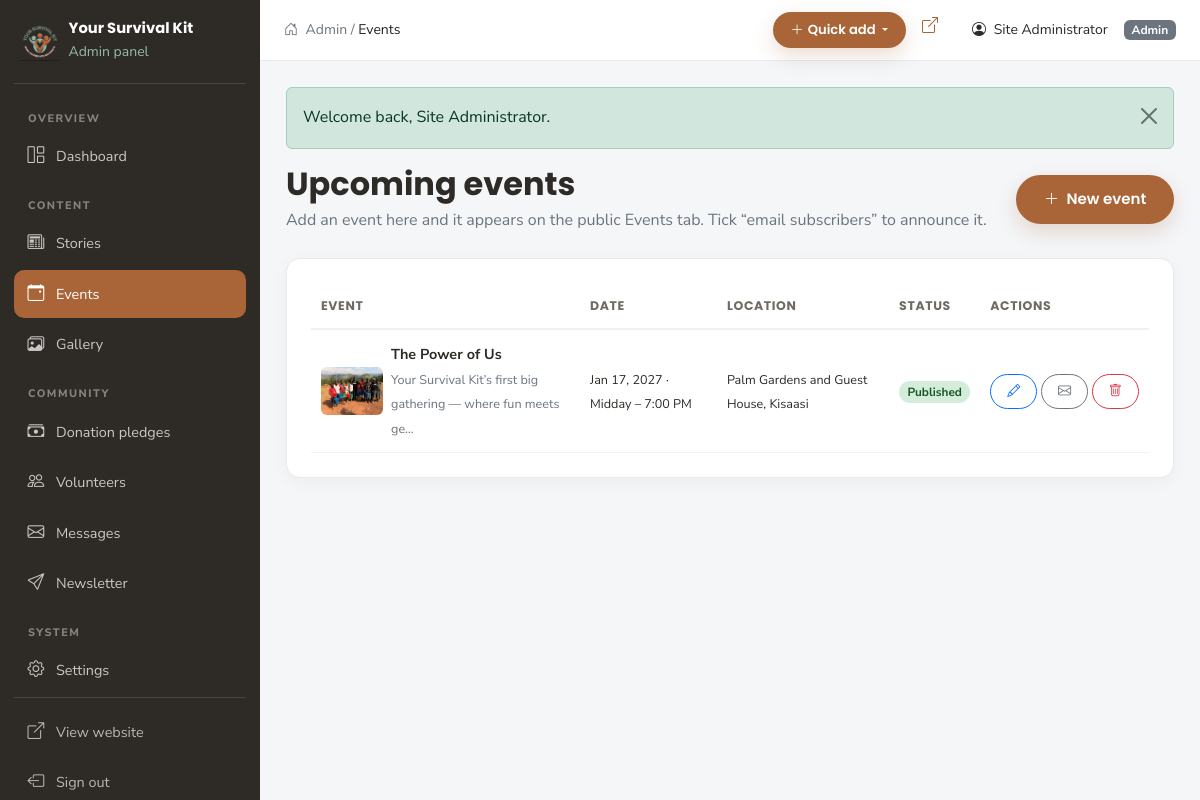
The page /admin/events.php (signed in) on the database its author committed.
### tables this page shows
CREATE TABLE IF NOT EXISTS events (
  id          INT UNSIGNED AUTO_INCREMENT PRIMARY KEY,
  title       VARCHAR(180) NOT NULL,
  description TEXT,
  event_date  DATE NOT NULL,
  event_time  VARCHAR(60) DEFAULT NULL,
  location    VARCHAR(180) DEFAULT NULL,
  image       VARCHAR(255) DEFAULT NULL,
  status      ENUM('draft','published') NOT NULL DEFAULT 'published',
  created_at  TIMESTAMP NOT NULL DEFAULT CURRENT_TIMESTAMP,
  updated_at  TIMESTAMP NOT NULL DEFAULT CURRENT_TIMESTAMP ON UPDATE CURRENT_TIMESTAMP,
  KEY idx_date (event_date),
  KEY idx_status (status)
);

### includes/config.php (called while the page is built, shortened)
<?php
function url(string $path = ''): string
{
    return BASE_URL . ltrim($path, '/');
}
function asset(string $path): string
{
    return url('assets/' . ltrim($path, '/'));
}

### includes/auth.php (called while the page is built, shortened)
<?php
require_once __DIR__ . '/functions.php';
function current_admin(): array
{
    global $pdo;
    $stmt = $pdo->prepare('SELECT id, name, email, role FROM admin_users WHERE id = ? LIMIT 1');
    $stmt->execute([$_SESSION['admin_id'] ?? 0]);
    $admin = $stmt->fetch() ?: ['id' => 0, 'name' => 'Administrator', 'email' => '', 'role' => 'admin'];
    return $admin;
}

### admin/events.php (the view, shortened to what this page needs)
<?php
$adminActive = 'events.php';
$pageTitle   = 'Events';
require_once __DIR__ . '/includes/header.php';
$action = $_GET['action'] ?? 'list';
$event = [
    'id' => 0, 'title' => '', 'description' => '', 'event_date' => date('Y-m-d'),
    'event_time' => '', 'location' => '', 'image' => null, 'status' => 'published',
];
if ($action === 'new' || $action === 'edit'): ?>
  <div class="d-flex justify-content-between align-items-center mb-4">
    <h2><?= $action === 'edit' ? 'Edit event' : 'New event' ?></h2>
    <a href="<?= e(url('admin/events.php')) ?>" class="btn btn-outline-secondary btn-sm"><i class="bi bi-arrow-left me-1"></i> All events</a>
  </div>
  <form method="post" action="<?= e(url('admin/events.php')) ?>" enctype="multipart/form-data" class="admin-card">
    <?php csrf_field(); ?>
    <input type="hidden" name="do" value="save">
    <input type="hidden" name="id" value="<?= (int) $event['id'] ?>">
    <div class="row g-3">
      <div class="col-lg-8">
        <label class="form-label" for="title">Event title *</label>
        <input class="form-control" id="title" name="title" value="<?= e($_POST['title'] ?? $event['title']) ?>" required>
      </div>
      <div class="col-md-4">
        <label class="form-label" for="status">Status</label>
        <select class="form-select" id="status" name="status">
          <option value="published" <?= ($_POST['status'] ?? $event['status']) === 'published' ? 'selected' : '' ?>>Published</option>
          <option value="draft" <?= ($_POST['status'] ?? $event['status']) === 'draft' ? 'selected' : '' ?>>Draft</option>
        </select>
      </div>
      <div class="col-md-4">
        <label class="form-label" for="event_date">Date *</label>
        <input type="date" class="form-control" id="event_date" name="event_date" value="<?= e($_POST['event_date'] ?? $event['event_date']) ?>" required>
      </div>
      <div class="col-md-4">
        <label class="form-label" for="event_time">Time <small class="text-secondary">(optional)</small></label>
        <input class="form-control" id="event_time" name="event_time" value="<?= e($_POST['event_time'] ?? $event['event_time']) ?>" placeholder="e.g. 10:00am">
      </div>
      <div class="col-md-4">
        <label class="form-label" for="location">Location</label>
        <input class="form-control" id="location" name="location" value="<?= e($_POST['location'] ?? $event['location']) ?>" placeholder="Leave blank if shared privately">
      </div>
      <div class="col-12">
        <label class="form-label" for="description">What is happening?</label>
        <textarea class="form-control" id="description" name="description" rows="5"><?= e($_POST['description'] ?? $event['description']) ?></textarea>
      </div>
      <div class="col-md-6">
        <label class="form-label" for="image">Event image</label>
        <input type="file" class="form-control" id="image" name="image" accept="image/*" data-preview="#imagePreview">
        <img id="imagePreview" src="<?= e($event['image'] ? UPLOAD_URL . rawurlencode($event['image']) : asset('img/outreach/outreach-09.jpg')) ?>" alt="Preview" class="mt-2 rounded" style="max-height:140px;<?= $event['image'] ? '' : 'display:none' ?>">
      </div>
      <div class="col-md-6">
        <div class="form-check mt-4">
          <input class="form-check-input" type="checkbox" id="notify" name="notify" value="1" <?= $action === 'new' ? 'checked' : '' ?>>
          <label class="form-check-label" for="notify">Email confirmed subscribers about this new event</label>
        </div>
        <small class="text-secondary">Only works for a newly created, published event. Existing subscribers who have verified their email will receive the update.</small>
      </div>
    </div>
    <div class="mt-4 d-flex gap-2">
      <button class="btn btn-ys" type="submit"><i class="bi bi-check2 me-1"></i> Save event</button>
      <a href="<?= e(url('admin/events.php')) ?>" class="btn btn-outline-secondary">Cancel</a>
    </div>
  </form>
<?php else:
    $all = $pdo->query('SELECT * FROM events ORDER BY event_date ASC, id DESC')->fetchAll();
?>
  <div class="d-flex flex-wrap justify-content-between align-items-center mb-4 gap-2">
    <div><h2 class="mb-1">Upcoming events</h2><p class="text-secondary mb-0">Add an event here and it appears on the public Events tab. Tick “email subscribers” to announce it.</p></div>
    <a href="<?= e(url('admin/events.php?action=new')) ?>" class="btn btn-ys"><i class="bi bi-plus-lg me-1"></i> New event</a>
  </div>
  <div class="admin-card">
    <?php if ($all): ?>
      <div class="table-responsive">
        <table class="admin-table">
          <thead><tr><th>Event</th><th>Date</th><th>Location</th><th>Status</th><th>Actions</th></tr></thead>
          <tbody>
            <?php foreach ($all as $ev): ?>
              <tr>
                <td>
                  <div class="d-flex align-items-center gap-2">
                    <?php if ($ev['image']): ?><img src="<?= e(image_src($ev['image'])) ?>" class="table-img" alt=""><?php endif; ?>
                    <div><strong><?= e($ev['title']) ?></strong><br><small class="text-secondary"><?= e(excerpt($ev['description'] ?? '', 60)) ?></small></div>
                  </div>
                </td>
                <td><small><?= e(date('M j, Y', strtotime($ev['event_date']))) ?><?= $ev['event_time'] ? ' · ' . e($ev['event_time']) : '' ?></small></td>
                <td><small><?= e($ev['location'] ?: 'Shared privately') ?></small></td>
                <td>
                  <span class="status-pill status-<?= e($ev['status']) ?>"><?= e(ucfirst($ev['status'])) ?></span>
                </td>
                <td class="text-nowrap">
                  <a class="btn btn-sm btn-outline-primary" href="<?= e(url('admin/events.php?action=edit&id=' . (int) $ev['id'])) ?>" title="Edit"><i class="bi bi-pencil"></i></a>
                  <?php if ($ev['status'] === 'published'): ?>
                    <form method="post" action="<?= e(url('admin/events.php')) ?>" class="d-inline" data-confirm="Email this event to all confirmed subscribers?">
                      <button class="btn btn-sm btn-outline-secondary" title="Email subscribers about this event"><i class="bi bi-envelope"></i></button>
                    </form>
                  <?php endif; ?>
                  <form method="post" action="<?= e(url('admin/events.php')) ?>" class="d-inline" data-confirm="Delete this event?">
                    <button class="btn btn-sm btn-outline-danger"><i class="bi bi-trash"></i></button>
                  </form>
                </td>
              </tr>
            <?php endforeach; ?>
          </tbody>
        </table>
      </div>
    <?php else: ?>
      <p class="text-secondary mb-0">No events yet. Click <strong>New event</strong> to add the one you mentioned.</p>
    <?php endif; ?>
  </div>
<?php endif; ?>
<?php require_once __DIR__ . '/includes/footer.php'; ?>

### admin/includes/header.php (shortened to what this page needs)
<?php
require_once dirname(__DIR__) . '/../includes/auth.php';
$admin       = current_admin();
$adminActive = $adminActive ?? '';
$menu = [
  ['label' => 'Overview', 'items' => [
    ['key' => '',            'icon' => 'bi-grid-1x2',      'label' => 'Dashboard',         'title' => 'Dashboard overview'],
  ]],
  ['label' => 'Content', 'items' => [
    ['key' => 'news.php',    'icon' => 'bi-newspaper',     'label' => 'Stories',           'title' => 'Add, edit and delete news stories'],
    ['key' => 'events.php',  'icon' => 'bi-calendar-event','label' => 'Events',            'title' => 'Add, edit, delete and announce events'],
    ['key' => 'gallery.php', 'icon' => 'bi-images',        'label' => 'Gallery',           'title' => 'Add, edit and delete photos'],
  ]],
  ['label' => 'Community', 'items' => [
    ['key' => 'donations.php',   'icon' => 'bi-cash-stack', 'label' => 'Donation pledges', 'title' => 'Review, confirm and delete donation pledges'],
    ['key' => 'volunteers.php',  'icon' => 'bi-people',     'label' => 'Volunteers',       'title' => 'Review and update volunteer applications'],
    ['key' => 'messages.php',    'icon' => 'bi-envelope',   'label' => 'Messages',         'title' => 'Read, reply to and delete messages'],
    ['key' => 'subscribers.php', 'icon' => 'bi-send',       'label' => 'Newsletter',       'title' => 'Add, verify and remove subscribers'],
  ]],
  ['label' => 'System', 'items' => [
    ['key' => 'settings.php', 'icon' => 'bi-gear', 'label' => 'Settings', 'title' => 'Contact details, email delivery, stats and password'],
  ]],
];
?>
<!doctype html>
<html lang="en">
<head>
  <link href="https://cdn.jsdelivr.net/npm/bootstrap@5.3.3/dist/css/bootstrap.min.css" rel="stylesheet">
  <link href="https://cdn.jsdelivr.net/npm/bootstrap-icons@1.11.3/font/bootstrap-icons.min.css" rel="stylesheet">
  <link href="<?= e(asset('css/style.css') . '?v=20261126b') ?>" rel="stylesheet">
</head>
<body class="admin-body">
<aside class="admin-sidebar" id="adminSidebar" aria-label="Admin menu">
  <div class="brand">
    <img src="<?= e(asset('img/logo.png')) ?>" alt="Logo">
    <div class="flex-grow-1">
      <strong>Your Survival Kit</strong>
      <small style="color:var(--ys-green)">Admin panel</small>
    </div>
  </div>
  <nav class="admin-nav">
    <ul class="nav flex-column">
      <?php foreach ($menu as $group): ?>
        <li class="admin-nav-group"><?= e($group['label']) ?></li>
        <?php foreach ($group['items'] as $item): ?>
          <?php
          $href   = $item['key'] ?: 'index.php';
          $active = ($adminActive === $item['key']) ? ' active' : '';
          ?>
          <li class="nav-item">
            <a class="nav-link<?= $active ?>" href="<?= e(url('admin/' . $href)) ?>" title="<?= e($item['title']) ?>">
              <i class="bi <?= e($item['icon']) ?>"></i>
              <span><?= e($item['label']) ?></span>
            </a>
          </li>
        <?php endforeach; ?>
      <?php endforeach; ?>
    </ul>
  </nav>
  <div class="admin-sidebar-foot">
    <a class="nav-link" href="<?= e(url()) ?>" target="_blank" rel="noopener"><i class="bi bi-box-arrow-up-right"></i> View website</a>
    <a class="nav-link" href="<?= e(url('admin/logout.php')) ?>"><i class="bi bi-box-arrow-left"></i> Sign out</a>
  </div>
</aside>
<div class="admin-main">
  <header class="admin-topbar">
    <div class="d-flex align-items-center min-w-0">
      <span class="text-secondary small admin-breadcrumb">
        <i class="bi bi-house-door me-1"></i> Admin / <span class="text-dark"><?= e($pageTitle ?? 'Dashboard') ?></span>
      </span>
    </div>
    <div class="d-flex align-items-center gap-2 gap-md-3">
      <div class="dropdown">
        <button class="btn btn-ys btn-sm dropdown-toggle" type="button" id="adminQuickAdd"
                data-bs-toggle="dropdown" aria-expanded="false" aria-label="Quick add">
          <i class="bi bi-plus-lg me-md-1"></i><span class="d-none d-md-inline">Quick add</span>
        </button>
      </div>
      <a class="admin-top-icon d-none d-sm-inline" href="<?= e(url()) ?>" target="_blank" rel="noopener" title="View website" aria-label="View website"><i class="bi bi-box-arrow-up-right"></i></a>
      <span class="small admin-user-name"><i class="bi bi-person-circle me-1"></i> <?= e($admin['name']) ?></span>
      <span class="badge bg-secondary admin-role"><?= e(ucfirst($admin['role'])) ?></span>
    </div>
  </header>
  <div class="admin-content">

### assets/css/style.css (style rules this page uses)
:root { --ys-brown: #a96538; --ys-brown-dark: #7c4526; --ys-green: #96baac; --ys-green-dark: #5c8577; --ys-ink: #2e2a26; --ys-muted: #6f6a62; --ys-cream: #faf6ee; --ys-sand: #f0e8db; --ys-gold: #e5b24b; --ys-white: #ffffff; --ys-radius: 14px; --ys-shadow: 0 14px 40px rgba(46, 42, 38, .09); --ys-font-head: 'Poppins', sans-serif; --ys-font-body: 'Nunito Sans', sans-serif; }
html { scroll-behavior: smooth; }
body { font-family: var(--ys-font-body); color: var(--ys-ink); background: var(--ys-white); font-size: 16px; line-height: 1.7; }
h1, h2, h3, h4, h5, h6 { font-family: var(--ys-font-head); font-weight: 700; color: var(--ys-ink); }
a { color: var(--ys-brown); text-decoration: none; transition: color .2s ease; }
img { max-width: 100%; }
.btn { border-radius: 50px; padding: .7rem 1.6rem; font-family: var(--ys-font-head); font-weight: 600; font-size: .94rem; }
.btn-ys { background: var(--ys-brown); color: #fff; border: 2px solid var(--ys-brown); box-shadow: 0 8px 20px rgba(169,101,56,.22); }
.btn-sm { padding: .4rem 1rem; font-size: .82rem; }
.admin-body { background: #f4f6f8; }
.admin-sidebar { width: 260px; position: fixed; inset: 0 auto 0 0; background: var(--ys-ink); color: #fff; padding: 20px 14px; overflow-y: auto; z-index: 1040; display: flex; flex-direction: column; }
.admin-sidebar .brand { display: flex; align-items: center; gap: 10px; padding: 0 6px 18px; border-bottom: 1px solid rgba(255,255,255,.12); margin-bottom: 12px; }
.admin-sidebar .brand img { height: 38px; width: auto; }
.admin-sidebar .brand strong { font-family: var(--ys-font-head); font-size: .92rem; line-height: 1.2; display: block; }
.admin-nav { flex: 1 1 auto; }
.admin-nav-group { color: rgba(255,255,255,.42); font-size: .68rem; font-weight: 800; text-transform: uppercase; letter-spacing: .14em; padding: 14px 14px 4px; }
.admin-sidebar .nav-link { color: rgba(255,255,255,.74); border-radius: 10px; padding: 10px 13px; margin-bottom: 2px; font-size: .9rem; display: flex; align-items: center; gap: 11px; }
.admin-sidebar .nav-link i { font-size: 1.05rem; width: 18px; text-align: center; }
.admin-sidebar .nav-link:hover, .admin-sidebar .nav-link.active { background: var(--ys-brown); color: #fff; }
.admin-sidebar-foot { border-top: 1px solid rgba(255,255,255,.12); padding-top: 10px; margin-top: auto; }
.admin-sidebar-foot .nav-link { color: rgba(255,255,255,.66); }
.admin-main { margin-left: 260px; min-height: 100vh; }
.admin-topbar { position: sticky; top: 0; z-index: 1030; background: #fff; padding: 12px 24px; border-bottom: 1px solid #e7eaee; display: flex; justify-content: space-between; align-items: center; gap: 12px; }
.admin-breadcrumb { white-space: nowrap; overflow: hidden; text-overflow: ellipsis; }
.admin-top-icon { display: inline-grid; place-items: center; width: 34px; height: 34px; border-radius: 9px; color: var(--ys-brown); text-decoration: none; }
.admin-content { padding: 26px; }
.admin-card { background: #fff; border: 1px solid #e7eaee; border-radius: 14px; padding: 24px; box-shadow: 0 4px 18px rgba(0,0,0,.04); margin-bottom: 24px; }
.admin-table { width: 100%; font-size: .9rem; }
.admin-table th { font-family: var(--ys-font-head); font-size: .78rem; text-transform: uppercase; letter-spacing: .05em; color: var(--ys-muted); border-bottom: 2px solid #eef1f4; padding: 12px 10px; }
.admin-table td { padding: 12px 10px; border-bottom: 1px solid #f0f2f5; vertical-align: middle; }
.table-img { width: 62px; height: 48px; object-fit: cover; border-radius: 6px; }
.status-pill { border-radius: 50px; padding: .25em .7em; font-size: .74rem; font-weight: 700; }
.status-published, .status-active, .status-joined, .status-read { background: #d4edda; color: #155724; }
html { -webkit-text-size-adjust: 100%; }
body { overflow-x: hidden; }

### rows shown on the page
events: title "The Power of Us", description "Your Survival Kit’s first big gathering — where fun meets ge…", event_date "Jan 17, 2027", event_time "Midday – 7:00 PM", location "Palm Gardens and Guest House, Kisaasi", status "Published"

### other values the page prints
$group['label'] "OVERVIEW"
$item['label'] "Dashboard"
$group['label'] "CONTENT"
$item['label'] "Stories"
$item['label'] "Events"
$item['label'] "Gallery"
$group['label'] "COMMUNITY"
$item['label'] "Donation pledges"
$item['label'] "Volunteers"
$item['label'] "Messages"
$item['label'] "Newsletter"
$group['label'] "SYSTEM"
$item['label'] "Settings"
$pageTitle "Events"
$admin['name'] "Site Administrator"
